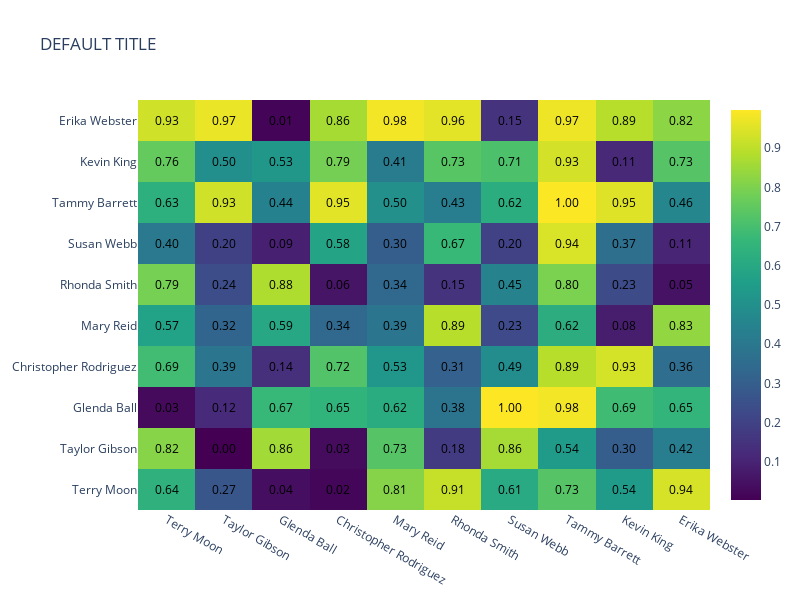

Source (notebook cell):
### Code cell
def heatmap(
    matrix: np.ndarray | None = None,
    labels: list | None = None,
    title: str = "DEFAULT TITLE",
    show_values: bool = True,
    value_format: Literal[".2f", ".2e"] = ".2f",
    width: int = 800,
    height: int = 600,
    xaxis_title: str | None = None,
    yaxis_title: str | None = None,
    log: bool = False,
    nan_diagnal: bool = False,
) -> go.Figure:
    """Create a heatmap visualization using plotly.

    Args:
        matrix: Input matrix to visualize. If None, generates random demo data
        labels: Labels for rows and columns. If None, generates fake names
        title: Title of the heatmap
        show_values: Whether to show values in cells
        value_format: Format string for cell values
        width: Width of the figure in pixels
        height: Height of the figure in pixels
        xaxis_title: Title for x-axis
        yaxis_title: Title for y-axis
        log: Whether to log10 transform the values
        nan_diagnal: Whether to set diagonal to NaN

    Returns:
        go.Figure: Plotly figure object
    """
    if matrix is None:
        faker = Faker()
        shape = (10, 10)
        matrix = rng.random(shape)
    else:
        shape = matrix.shape

    if labels is None:
        labels = [faker.name() for _ in range(shape[0])]
        logger.info(labels)
    logger.info("Creating heatmap visualization...")

    # Convert input to numpy array and handle None values
    matrix = np.array(matrix, dtype=object)
    none_mask = matrix is None
    matrix = matrix.astype(float)
    if log:
        matrix = np.log10(matrix)
    matrix[none_mask] = np.nan
    if nan_diagnal:
        matrix[np.identity(matrix.shape[0], dtype=bool)] = np.nan

    # Format cell values if needed
    text_vals = None
    if show_values:
        text_vals = np.vectorize(lambda x: "N/A" if np.isnan(x) else f"{x:{value_format}}")(matrix)

    # Create figure
    fig = get_default_heatmap_fig()
    heatmap_trace: go.Heatmap = fig.data[0]
    heatmap_trace.update(
        go.Heatmap(
            z=matrix,
            x=labels,
            y=labels,
            text=text_vals,
            texttemplate="%{text}" if show_values else None,
        ),
        overwrite=True,
    )

    # Update layout using plotly objects
    fig.update_layout(
        title=title,
        height=height,
        width=width,
    )

    # Update axes
    fig.update_xaxes(
        title=xaxis_title,
        nticks=len(labels) if labels else None,
        fixedrange=True,  # Disable zoom/pan
    )

    fig.update_yaxes(
        title=yaxis_title,
        nticks=len(labels) if labels else None,
        fixedrange=True,  # Disable zoom/pan
    )

    return fig


heatmap()

### Figure 1 — Plotly figure (JSON) as saved in the notebook; plotly's stock layout.template omitted (floating-point values rounded to 4 significant figures)
{"data": [{"colorscale": [[0, "#440154"], [0.1111, "#482878"], [0.2222, "#3e4989"], [0.3333, "#31688e"], [0.4444, "#26828e"], [0.5556, "#1f9e89"], [0.6667, "#35b779"], [0.7778, "#6ece58"], [0.8889, "#b5de2b"], [1, "#fde725"]], "reversescale": false, "showlegend": false, "showscale": true, "text": [["0.64", "0.27", "0.04", "0.02", "0.81", "0.91", "0.61", "0.73", "0.54", "0.94"], ["0.82", "0.00", "0.86", "0.03", "0.73", "0.18", "0.86", "0.54", "0.30", "0.42"], ["0.03", "0.12", "0.67", "0.65", "0.62", "0.38", "1.00", "0.98", "0.69", "0.65"], ["0.69", "0.39", "0.14", "0.72", "0.53", "0.31", "0.49", "0.89", "0.93", "0.36"], ["0.57", "0.32", "0.59", "0.34", "0.39", "0.89", "0.23", "0.62", "0.08", "0.83"], ["0.79", "0.24", "0.88", "0.06", "0.34", "0.15", "0.45", "0.80", "0.23", "0.05"], ["0.40", "0.20", "0.09", "0.58", "0.30", "0.67", "0.20", "0.94", "0.37", "0.11"], ["0.63", "0.93", "0.44", "0.95", "0.50", "0.43", "0.62", "1.00", "0.95", "0.46"], ["0.76", "0.50", "0.53", "0.79", "0.41", "0.73", "0.71", "0.93", "0.11", "0.73"], ["0.93", "0.97", "0.01", "0.86", "0.98", "0.96", "0.15", "0.97", "0.89", "0.82"]], "textfont": {"color": "black"}, "texttemplate": "%{text}", "type": "heatmap", "x": ["Terry Moon", "Taylor Gibson", "Glenda Ball", "Christopher Rodriguez", "Mary Reid", "Rhonda Smith", "Susan Webb", "Tammy Barrett", "Kevin King", "Erika Webster"], "y": ["Terry Moon", "Taylor Gibson", "Glenda Ball", "Christopher Rodriguez", "Mary Reid", "Rhonda Smith", "Susan Webb", "Tammy Barrett", "Kevin King", "Erika Webster"], "z": [[0.637, 0.2698, 0.04097, 0.01653, 0.8133, 0.9128, 0.6066, 0.7295, 0.5436, 0.9351], [0.8159, 0.002739, 0.8574, 0.03359, 0.7297, 0.1757, 0.8632, 0.5415, 0.2997, 0.4227], [0.02832, 0.1243, 0.6706, 0.6472, 0.6154, 0.3837, 0.9972, 0.9808, 0.6855, 0.6505], [0.6884, 0.3889, 0.1351, 0.7215, 0.5254, 0.3102, 0.4858, 0.8895, 0.934, 0.3578], [0.5715, 0.3219, 0.5943, 0.3379, 0.3916, 0.8903, 0.2272, 0.6232, 0.08402, 0.8326], [0.7871, 0.2394, 0.8765, 0.05857, 0.3361, 0.1503, 0.4503, 0.7963, 0.2306, 0.05202], [0.4046, 0.1985, 0.09075, 0.5803, 0.2987, 0.672, 0.1995, 0.9421, 0.3651, 0.1055], [0.6291, 0.9272, 0.4404, 0.9546, 0.4999, 0.4252, 0.6202, 0.9951, 0.9489, 0.46], [0.7577, 0.4974, 0.5293, 0.7858, 0.4147, 0.7345, 0.7111, 0.9321, 0.1149, 0.729], [0.9274, 0.9679, 0.01471, 0.8636, 0.9812, 0.9572, 0.1488, 0.9726, 0.8899, 0.8224]]}], "layout": {"dragmode": false, "height": 600, "modebar": {"remove": ["zoomIn2d", "zoomOut2d", "autoScale2d", "resetScale2d", "hoverClosestCartesian", "hoverCompareCartesian", "toggleSpikelines"]}, "title": {"text": "DEFAULT TITLE"}, "width": 800, "xaxis": {"fixedrange": true, "nticks": 10, "title": {}}, "yaxis": {"fixedrange": true, "nticks": 10, "title": {}}}}
